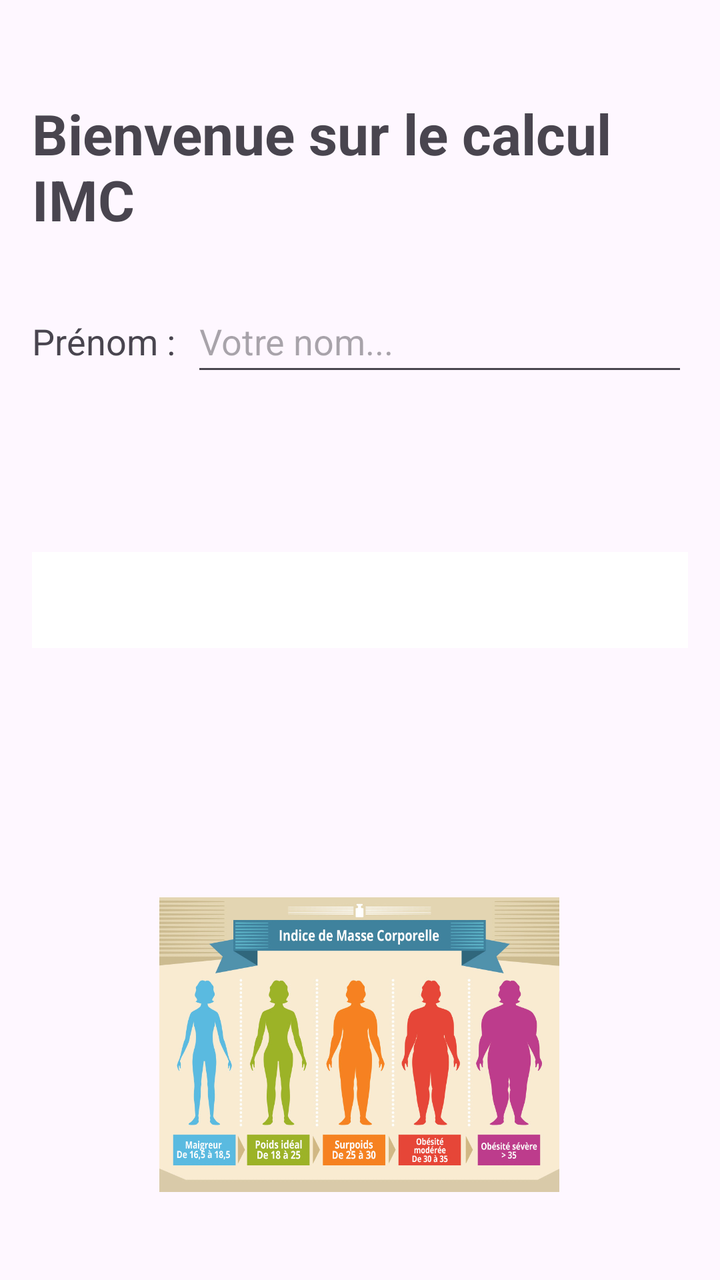
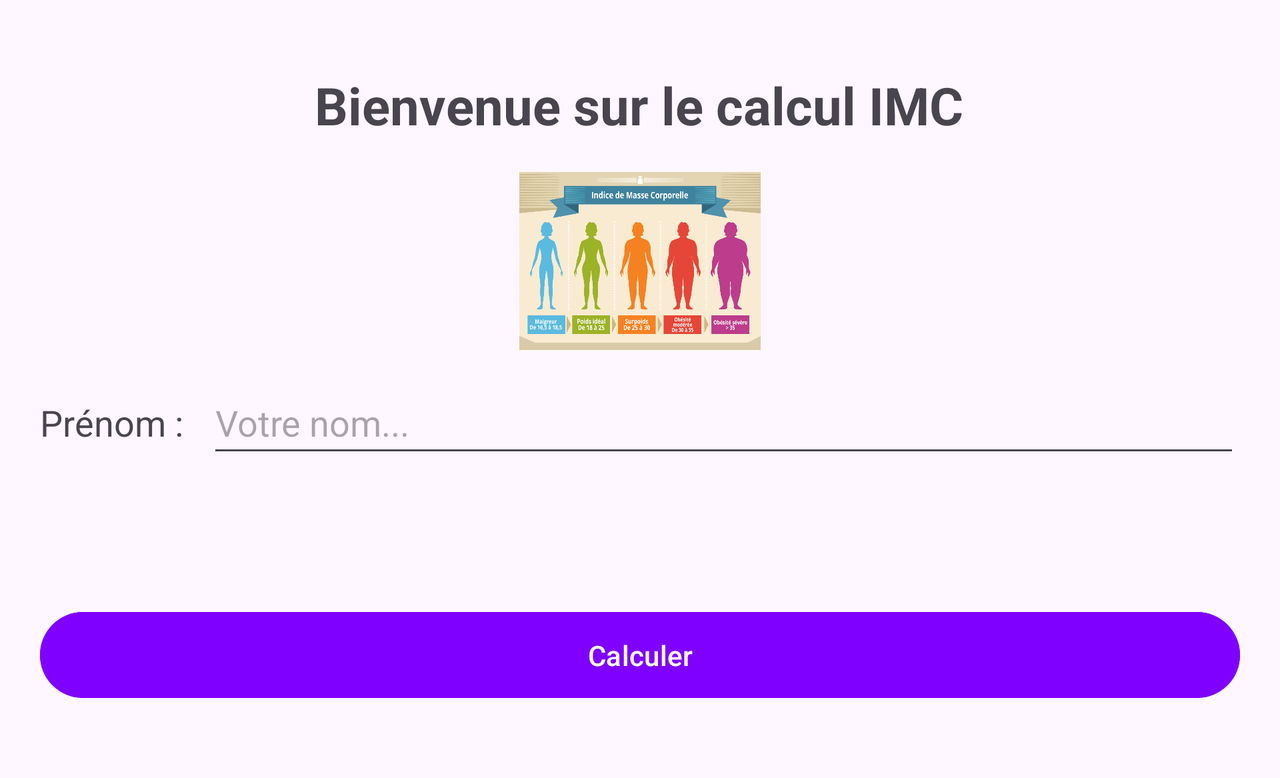

An Android layout and its configuration variant, each rendered on a device that would load it. The default file and the variant file are quoted in full after the pictures.
<!-- AndroidManifest.xml: application theme Theme.ICM_calculator -->
<!-- res/layout/connexion.xml -->
<?xml version="1.0" encoding="utf-8"?>
<androidx.constraintlayout.widget.ConstraintLayout xmlns:android="http://schemas.android.com/apk/res/android"
    xmlns:app="http://schemas.android.com/apk/res-auto"
    xmlns:tools="http://schemas.android.com/tools"
    android:id="@+id/connexion"
    android:layout_width="match_parent"
    android:layout_height="match_parent"
    android:padding="16dp"> <TextView
    android:id="@+id/titre"
    android:layout_width="wrap_content"
    android:layout_height="wrap_content"
    android:layout_marginTop="32dp"
    android:text="@string/IMC"
    android:textSize="28sp"
    android:textStyle="bold"
    app:layout_constraintEnd_toEndOf="parent"
    app:layout_constraintStart_toStartOf="parent"
    app:layout_constraintTop_toTopOf="parent" />

    <TextView
        android:id="@+id/PrenomLabel"
        android:layout_width="wrap_content"
        android:layout_height="wrap_content"
        android:layout_marginTop="40dp"
        android:text="@string/Prenom"
        android:textSize="18sp"
        app:layout_constraintStart_toStartOf="parent"
        app:layout_constraintTop_toBottomOf="@+id/titre" />

    <EditText
        android:id="@+id/editPoids"
        android:layout_width="0dp"
        android:layout_height="wrap_content"
        android:layout_marginStart="8dp"
        android:hint="Votre nom..."
        android:inputType="textPersonName"
        android:minHeight="48dp"
        app:layout_constraintBaseline_toBaselineOf="@+id/PrenomLabel"
        app:layout_constraintEnd_toEndOf="parent"
        app:layout_constraintStart_toEndOf="@+id/PrenomLabel" />

    <TextView
        android:id="@+id/Remplire"
        android:layout_width="0dp"
        android:layout_height="wrap_content"
        android:layout_marginTop="32dp"
        android:gravity="center"
        android:text=""
        android:textSize="20sp"
        app:layout_constraintEnd_toEndOf="parent"
        app:layout_constraintStart_toStartOf="parent"
        app:layout_constraintTop_toBottomOf="@+id/editPoids" />

    <Button
        android:id="@+id/Calcule"
        android:layout_width="0dp"
        android:layout_height="wrap_content"
        android:layout_marginTop="24dp"
        android:text="@string/calculer"
        android:background="@color/violet"
        android:textColor="@color/white"
        app:layout_constraintEnd_toEndOf="parent"
        app:layout_constraintStart_toStartOf="parent"
        app:layout_constraintTop_toBottomOf="@+id/Remplire"/>

    <ImageView
        android:id="@+id/imageAccueil"
        android:layout_width="200dp"
        android:layout_height="200dp"
        android:layout_marginTop="304dp"
        android:contentDescription="Illustration"
        android:src="@drawable/imc"
        app:layout_constraintEnd_toEndOf="parent"
        app:layout_constraintHorizontal_bias="0.497"
        app:layout_constraintStart_toStartOf="parent"
        app:layout_constraintTop_toBottomOf="@+id/titre" />

</androidx.constraintlayout.widget.ConstraintLayout>
<!-- resources referenced by this layout -->
<resources>
  <color name="violet">#7f00ff </color>
  <color name="white">#FFFFFF</color>
  <!-- drawable imc: jpg bitmap (drawable, 134703 bytes) -->
  <string name="IMC">Bienvenue sur le calcul IMC</string>
  <string name="Prenom">Prénom :</string>
  <string name="calculer">Calculer</string>
  <style name="Theme.ICM_calculator" parent="Base.Theme.ICM_calculator" />
  <style name="Base.Theme.ICM_calculator" parent="Theme.Material3.DayNight.NoActionBar">
          <item name="colorPrimary">@color/white</item>
  
          <item name="colorOnPrimary">@color/black</item>
      </style>
  <color name="black">#000000</color>
</resources>
<!-- res/layout-land/connexion.xml (the repository's variant of the layout above) -->
<!-- drawn on the phone turned sideways -->
<?xml version="1.0" encoding="utf-8"?>
<ScrollView xmlns:android="http://schemas.android.com/apk/res/android"
    xmlns:app="http://schemas.android.com/apk/res-auto"
    android:layout_width="match_parent"
    android:layout_height="match_parent"
    android:fillViewport="true">

    <androidx.constraintlayout.widget.ConstraintLayout
        android:id="@+id/connexion"
        android:layout_width="match_parent"
        android:layout_height="wrap_content"
        android:padding="20dp">

        <TextView
            android:id="@+id/titre"
            android:layout_width="wrap_content"
            android:layout_height="wrap_content"
            android:layout_marginTop="15dp"
            android:text="@string/IMC"
            android:textSize="26sp"
            android:textStyle="bold"
            app:layout_constraintEnd_toEndOf="parent"
            app:layout_constraintHorizontal_bias="0.498"
            app:layout_constraintStart_toStartOf="parent"
            app:layout_constraintTop_toTopOf="parent" />

        <ImageView
            android:id="@+id/imageAccueil"
            android:layout_width="174dp"
            android:layout_height="89dp"
            android:layout_marginTop="16dp"
            android:adjustViewBounds="true"
            android:contentDescription="Illustration"
            android:scaleType="fitCenter"
            android:src="@drawable/imc"
            app:layout_constraintDimensionRatio="H,16:9"
            app:layout_constraintEnd_toEndOf="parent"
            app:layout_constraintStart_toStartOf="parent"
            app:layout_constraintTop_toBottomOf="@+id/titre" />

        <TextView
            android:id="@+id/PrenomLabel"
            android:layout_width="wrap_content"
            android:layout_height="wrap_content"
            android:layout_marginTop="24dp"
            android:text="@string/Prenom"
            android:textSize="18sp"
            app:layout_constraintStart_toStartOf="parent"
            app:layout_constraintTop_toBottomOf="@+id/imageAccueil" />

        <EditText
            android:id="@+id/editPoids"
            android:layout_width="0dp"
            android:layout_height="wrap_content"
            android:layout_marginStart="12dp"
            android:hint="Votre nom..."
            android:inputType="textPersonName"
            android:minHeight="48dp"
            app:layout_constraintBaseline_toBaselineOf="@+id/PrenomLabel"
            app:layout_constraintEnd_toEndOf="parent"
            app:layout_constraintStart_toEndOf="@+id/PrenomLabel" />

        <TextView
            android:id="@+id/Remplire"
            android:layout_width="0dp"
            android:layout_height="wrap_content"
            android:layout_marginTop="20dp"
            android:gravity="center"
            android:textSize="18sp"
            app:layout_constraintEnd_toEndOf="parent"
            app:layout_constraintStart_toStartOf="parent"
            app:layout_constraintTop_toBottomOf="@+id/editPoids" />

        <Button
            android:id="@+id/Calcule"
            android:layout_width="0dp"
            android:layout_height="wrap_content"
            android:layout_marginTop="24dp"
            android:layout_marginBottom="16dp"
            android:backgroundTint="@color/violet"
            android:padding="12dp"
            android:text="@string/calculer"
            android:textColor="@color/white"
            app:layout_constraintBottom_toBottomOf="parent"
            app:layout_constraintEnd_toEndOf="parent"
            app:layout_constraintHorizontal_bias="0.0"
            app:layout_constraintStart_toStartOf="parent"
            app:layout_constraintTop_toBottomOf="@+id/Remplire"
            app:layout_constraintVertical_bias="0.0" />

    </androidx.constraintlayout.widget.ConstraintLayout>
</ScrollView>
